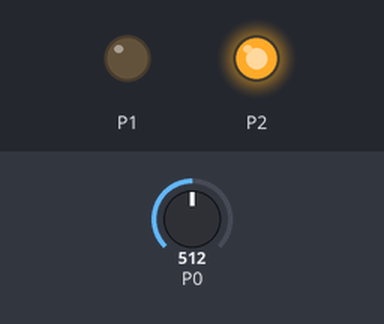
Simulated run of this program. Board: BBC micro:bit (MakeCode). On the bench: output pins drawn as LEDs (lit = HIGH). Inputs (shaded band) come from the test bench; at power-on: P0 = 512 (analog values on the 0–1023 scale).

Above: at 1.2 s.
1.3 s: P0 set to 33
2.8 s: P0 set to 26
At 4.0 s:
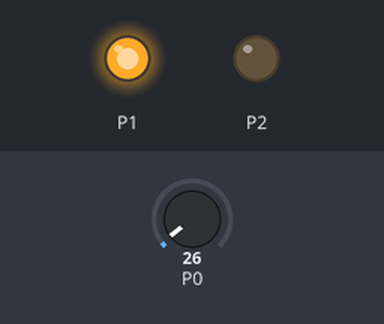
4.3 s: P0 set to 122
At 4.7 s:
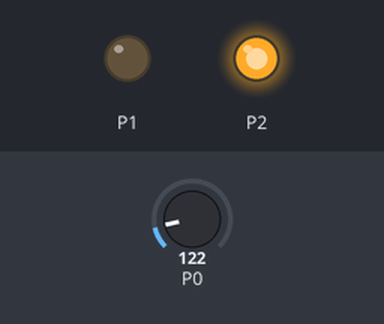
5.8 s: P0 set to 20
At 6.2 s:
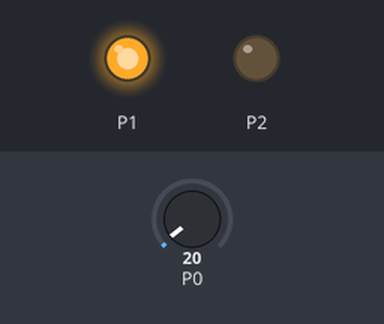
Timing chart, 0 to 8.3 s (numbered marks = the images above; inputs shaded):
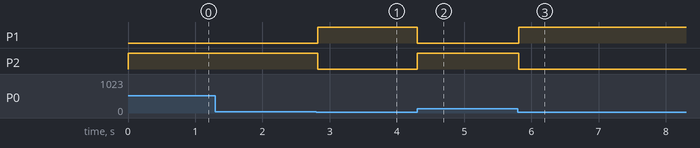

Measured:
- the behaviour switches between 30 and 29 on P0 (found by bisection; images 0 and 1)
- after the input at 1.3 s, every drawn part: stays the same
- after the input at 2.8 s, P1: LOW → HIGH at once; P2: HIGH → LOW at once
- after the input at 4.3 s, P1: HIGH → LOW at once; P2: LOW → HIGH at once
- after the input at 5.8 s, P1: LOW → HIGH at once; P2: HIGH → LOW at once

The program:

main.ts
```typescript
basic.forever(function () {
    if (pins.analogReadPin(AnalogPin.P0) < 30) {
        pins.digitalWritePin(DigitalPin.P1, 1)
        pins.digitalWritePin(DigitalPin.P2, 0)
    } else if (pins.analogReadPin(AnalogPin.P0) > 25) {
        pins.digitalWritePin(DigitalPin.P2, 1)
        pins.digitalWritePin(DigitalPin.P1, 0)
    } else if (pins.analogReadPin(AnalogPin.P0) > 25 && pins.analogReadPin(AnalogPin.P0) < 30) {
        pins.digitalWritePin(DigitalPin.P1, 0)
        pins.digitalWritePin(DigitalPin.P2, 0)
    }
})
```

test.ts
```typescript
// Hier kann man Tests durchführen; diese Datei wird nicht kompiliert, wenn dieses Paket als Erweiterung verwendet wird.
```
